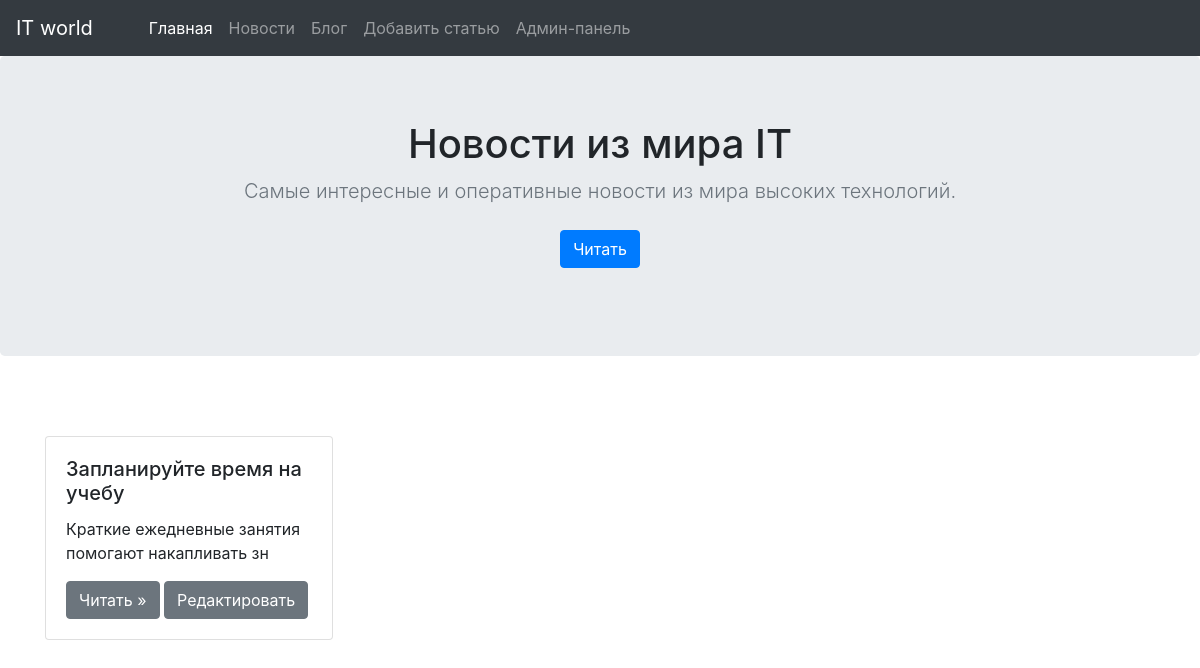
Page /news on the committed database.
### app.py (models this page shows)
class Article(db.Model):
    id = db.Column(db.Integer, primary_key = True)
    category_id = db.Column(db.Integer, db.ForeignKey("category.id"))
    title = db.Column(db.String(50), nullable = False, unique = True)
    introduction = db.Column(db.String(100), nullable = False)
    text = db.Column(db.Text(), nullable = False)
    pub_date = db.Column(db.DateTime, default = datetime.utcnow)

### app.py (the view)
@app.route("/news")
def news():
    category = Category.query.filter_by(name="News").first()
    articles = Article.query.filter_by(category_id=category.id)
    return render_template("news.html", articles=articles)

### templates/news.html (shortened to what this page needs)
{% extends "base.html" %}
{% block content %}
    <main class="main">
        <section class="jumbotron text-center">
            <div class="container">
                <h1 class="jumbotron-heading">Новости из мира IT</h1>
                <p class="lead text-muted">
                Самые интересные и оперативные новости из мира высоких технологий.
                </p>
                <p id="menu">
                    <a href="#anchor" class="btn btn-primary my-2">Читать</a>
                </p>
            </div>
        </section>
        <div class="album py-5">
            <div class="container">
                {% if articles %}
                    <div class="row" id="anchor">
                        {% for article in articles %}
                            <div class="col mb-5">
                                <div class="card" style="width: 18rem;">
                                    <div class="card-body">
                                        <h5 class="card-title">{{ article.title }}</h5>
                                            <p class="card-text">{{ article.introduction[:50].strip() }}</p>
                                            <a class="btn btn-secondary"
                                                href="{{ url_for('detailed_post', article_id=article.id ) }}"
                                                role="button">Читать »</a>
                                            <a href="{{ url_for('edit_post', article_id=article.id, previous='news') }}"
                                            class="btn btn-secondary">Редактировать</a>
                                    </div>
                                </div>
                            </div>
                        {% endfor %}
                    </div>
                {% else %}
                     <h2>Статей на сайте нет!</h2>
                {% endif %}
            </div>
        </div>
    </main>
{% endblock %}

### rows in the picture
Article: title "Запланируйте время на учебу", introduction "Краткие ежедневные занятия помогают накапливать зн"
